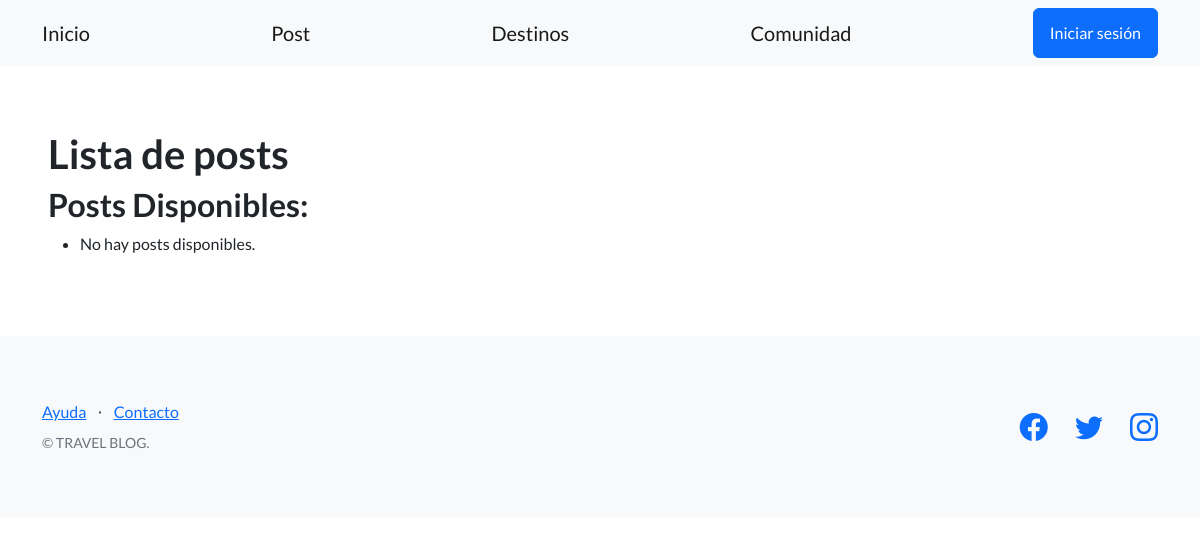
The page /blog/posts/ on the database as committed earlier.
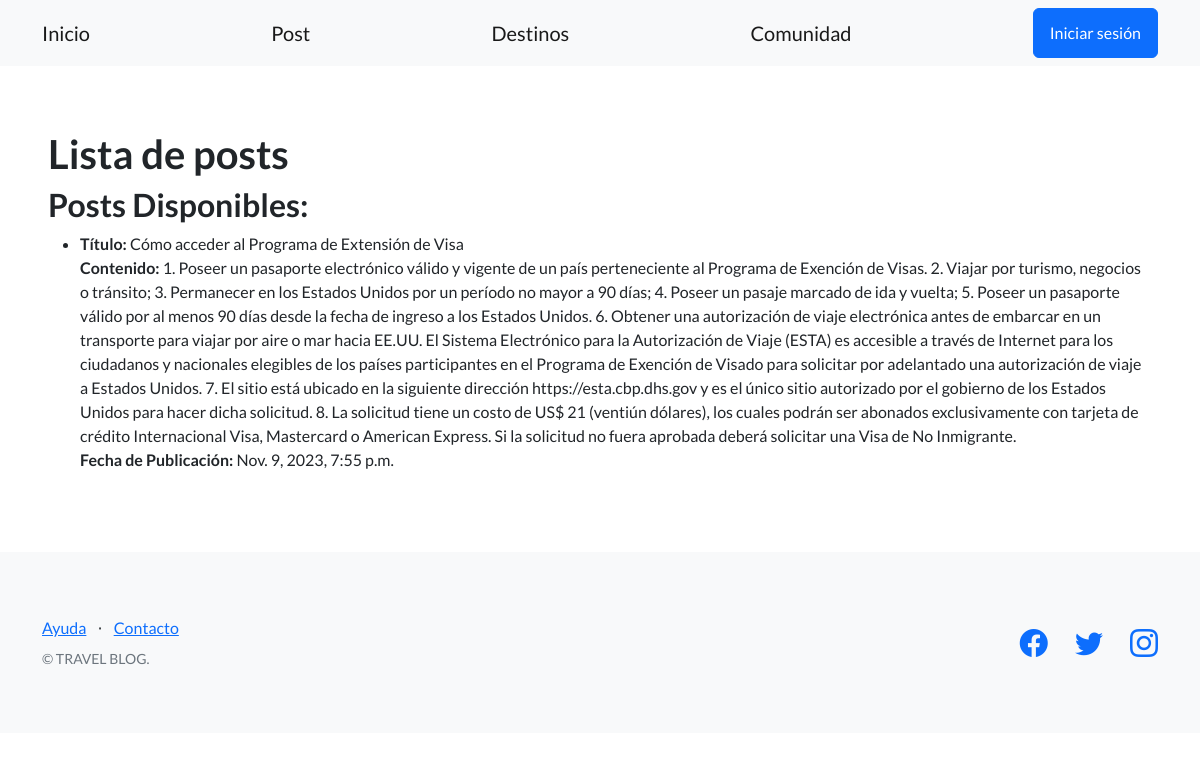
The same page on the database as committed later.
### blog/models.py (models this page shows, shortened)
class Post(models.Model):
    titulo = models.CharField(max_length=200)
    contenido = models.TextField()
    fecha_publicacion = models.DateTimeField(auto_now_add=True)

### blog/views.py (the view)
# urls.py: path('posts/', views.lista_posts, name='lista_posts'),
def lista_posts(request):
    posts = Post.objects.all()
    return render(request, 'lista_posts.html', {'posts': posts})

### blog/templates/lista_posts.html (shortened to what this page needs)
{% extends "base.html" %}
{% block contenido %}
    <h1>Lista de posts</h1>
    <h2>Posts Disponibles:</h2>
    <ul>
        {% for post in posts %}
            <li>
                <strong>Título:</strong> {{ post.titulo }}<br>
                <strong>Contenido:</strong> {{ post.contenido }}<br>
                <strong>Fecha de Publicación:</strong> {{ post.fecha_publicacion }}<br>
            </li>
        {% empty %}
            <li>No hay posts disponibles.</li>
        {% endfor %}
    </ul>
{% endblock contenido %}

Rows that differ between the two databases and show on the page:
added Post: titulo "Cómo acceder al Programa de Extensión de Visa", contenido "1. Poseer un pasaporte electrónico válido y vigente de un país perteneciente al Programa de Exención de Visas. 2. Viajar por turismo, negocios o tránsito; 3. Permanecer en los Estados Unidos por un período no mayor a 90 días; 4. Poseer un pasaje marcado de ida y vuelta; 5. Poseer un pasaporte válido por al menos 90 días desde la fecha de ingreso a los Estados Unidos. 6. Obtener una autorización de viaje electrónica antes de embarcar en un transporte para viajar por aire o mar hacia EE.UU. El Sistema Electrónico para la Autorización de Viaje (ESTA) es accesible a través de Internet para los ciudadanos y nacionales elegibles de los países participantes en el Programa de Exención de Visado…", fecha_publicacion "Nov. 9, 2023, 7:55 p.m."
Other text that changed with them:
text no longer shown: "No hay posts disponibles."
